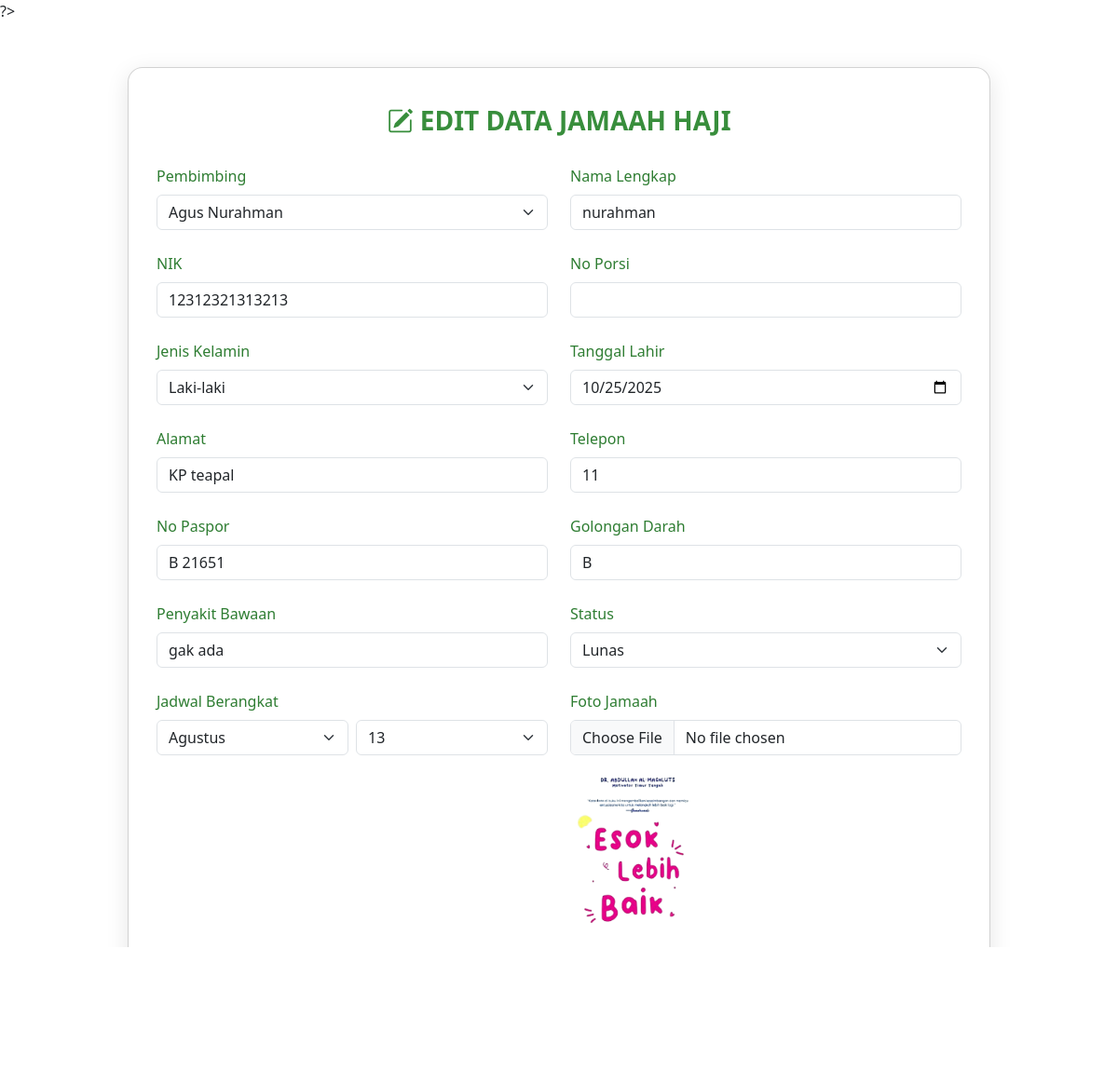
Before: /contern/jamaahHaji/editJamaah.php?id=19 (signed in) with the older database file.
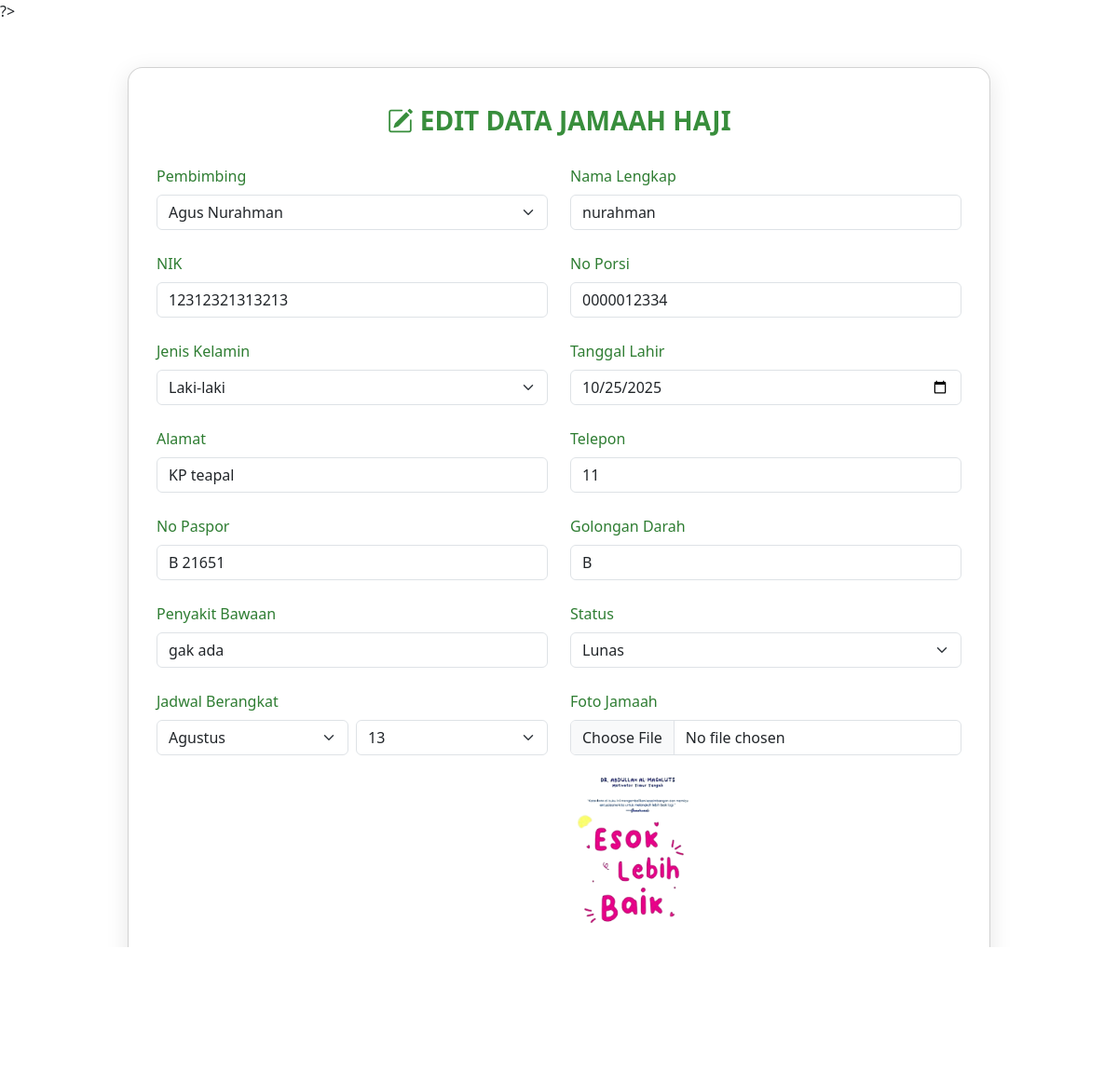
After: the same page with the newer database file.
### tables this page shows
CREATE TABLE `jamaah_haji` (
  `id` int NOT NULL,
  `foto` varchar(100) NOT NULL,
  `nik` varchar(20) NOT NULL,
  `no_porsi` varchar(30) NOT NULL,
  `nama_lengkap` varchar(100) NOT NULL,
  `jenis_kelamin` varchar(20) DEFAULT NULL,
  `tanggal_lahir` date NOT NULL,
  `alamat` varchar(200) DEFAULT NULL,
  `telepon` varchar(30) DEFAULT NULL,
  `no_paspor` varchar(20) DEFAULT NULL,
  `golongan_darah` varchar(5) DEFAULT NULL,
  `penyakit_bawaan` varchar(100) DEFAULT NULL,
  `jadwal_berangkat` date DEFAULT NULL,
  `status` varchar(250) NOT NULL,
  `data_pulang` date DEFAULT NULL,
  `id_pembimbing` int DEFAULT NULL
);

### contern/jamaahHaji/editJamaah.php (the view, shortened to what the changed rows need)
<!DOCTYPE html>
<html lang="id">
<head>
  <link rel="stylesheet" href="https://cdn.jsdelivr.net/npm/bootstrap@5.3.3/dist/css/bootstrap.min.css" />
  <link rel="stylesheet" href="https://cdn.jsdelivr.net/npm/bootstrap-icons@1.10.5/font/bootstrap-icons.css" />
</head>
<body>
  <?php
  include __DIR__ . '/../../backend/database.php';
  $id = $_GET['id'];
  $sql = "SELECT * FROM jamaah_haji WHERE id=$id";
  $tampil = $conn->query($sql);
  $data = mysqli_fetch_assoc($tampil);
  ?>
  <div class="container py-5">
    <div class="row justify-content-center">
      <div class="col-lg-10">
        <div class="card card-form">
          <form action="../../backend/query/updateJamaah.php" method="POST" enctype="multipart/form-data">
            <div class="row g-4">
              <div class="col-md-6">
                <label for="nama_lengkap" class="form-label">Nama Lengkap</label>
                <input type="text" class="form-control" id="nama_lengkap" name="nama_lengkap" value="<?= $data['nama_lengkap'] ?>" required />
              </div>
              <div class="col-md-6">
                <label for="nik" class="form-label">NIK</label>
                <input type="text" class="form-control" id="nik" name="nik" value="<?= $data['nik'] ?>" required />
              </div>
              <div class="col-md-6">
                <label for="no_porsi" class="form-label">No Porsi</label>
                <input type="text" class="form-control" id="no_porsi" name="no_porsi" value="<?= $data['no_porsi'] ?>" required />
              </div>
              <div class="col-md-6">
                <label for="jenis_kelamin" class="form-label">Jenis Kelamin</label>
                <select class="form-select" name="jenis_kelamin" required>
                  <option value="Laki-laki" <?= $data['jenis_kelamin'] == 'Laki-laki' ? 'selected' : '' ?>>Laki-laki</option>
                </select>
              </div>
              <div class="col-md-6">
                <label for="tanggal_lahir" class="form-label">Tanggal Lahir</label>
                <input type="date" class="form-control" id="tanggal_lahir" name="tanggal_lahir" value="<?= $data['tanggal_lahir'] ?>" required />
              </div>
              <div class="col-md-6">
                <label for="alamat" class="form-label">Alamat</label>
                <input type="text" class="form-control" id="alamat" name="alamat" value="<?= $data['alamat'] ?>" required />
              </div>
              <div class="col-md-6">
                <label for="telepon" class="form-label">Telepon</label>
                <input type="text" class="form-control" id="telepon" name="telepon" value="<?= $data['telepon'] ?>" required />
              </div>
              <div class="col-md-6">
                <label for="no_paspor" class="form-label">No Paspor</label>
                <input type="text" class="form-control" id="no_paspor" name="no_paspor" value="<?= $data['no_paspor'] ?>" />
              </div>
              <div class="col-md-6">
                <label for="golongan_darah" class="form-label">Golongan Darah</label>
                <input type="text" class="form-control" id="golongan_darah" name="golongan_darah" value="<?= $data['golongan_darah'] ?>" />
              </div>
              <div class="col-md-6">
                <label for="penyakit_bawaan" class="form-label">Penyakit Bawaan</label>
                <input type="text" class="form-control" id="penyakit_bawaan" name="penyakit_bawaan" value="<?= $data['penyakit_bawaan'] ?>" />
              </div>
              <div class="col-md-6">
                <div class="row g-2">
                  <div class="col-6">
                    <select class="form-select" id="bulan" name="bulan" required>
                      <option value="08" <?= !empty($data['jadwal_berangkat']) && date('m', strtotime($data['jadwal_berangkat'])) == '08' ? 'selected' : '' ?>>Agustus</option>
                    </select>
                  </div>
                </div>
              </div>
              <div class="col-md-6">
                <label for="foto" class="form-label">Foto Jamaah</label>
                <input type="file" class="form-control" id="foto" name="foto" accept="image/*" onchange="previewImage(event)">
                <?php if (!empty($data['foto'])): ?>
                  <img src="../../uploads/<?= $data['foto'] ?>" id="preview" class="img-preview" alt="Foto Jamaah Lama" />
                <?php else: ?>
                  <img id="preview" class="img-preview" style="display: none;" />
                <?php endif; ?>
              </div>
            </div>
          </form>
        </div>
      </div>
    </div>
  </div>
</body>
</html>

Changed rows visible on the page:
changed jamaah_haji "nurahman": no_porsi (not shown) → "0000012334"
